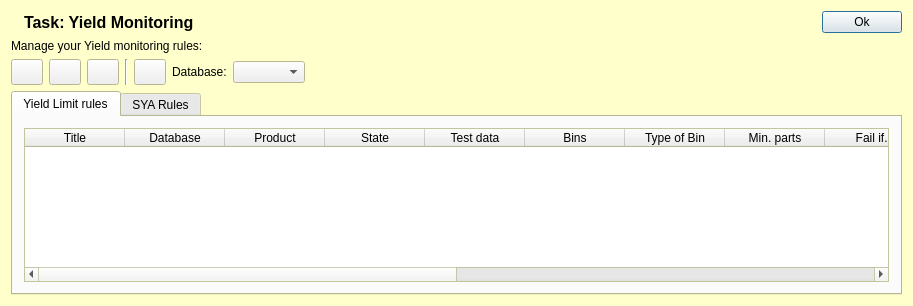
<?xml version="1.0" encoding="UTF-8"?>
<ui version="4.0">
 <class>monitor_rdb_yield_basedialog</class>
 <widget class="QDialog" name="monitor_rdb_yield_basedialog">
  <property name="geometry">
   <rect>
    <x>0</x>
    <y>0</y>
    <width>913</width>
    <height>306</height>
   </rect>
  </property>
  <property name="sizePolicy">
   <sizepolicy hsizetype="Preferred" vsizetype="Preferred">
    <horstretch>0</horstretch>
    <verstretch>0</verstretch>
   </sizepolicy>
  </property>
  <property name="palette">
   <palette>
    <active>
     <colorrole role="Base">
      <brush brushstyle="SolidPattern">
       <color alpha="255">
        <red>255</red>
        <green>255</green>
        <blue>255</blue>
       </color>
      </brush>
     </colorrole>
     <colorrole role="Window">
      <brush brushstyle="SolidPattern">
       <color alpha="255">
        <red>255</red>
        <green>255</green>
        <blue>204</blue>
       </color>
      </brush>
     </colorrole>
    </active>
    <inactive>
     <colorrole role="Base">
      <brush brushstyle="SolidPattern">
       <color alpha="255">
        <red>255</red>
        <green>255</green>
        <blue>255</blue>
       </color>
      </brush>
     </colorrole>
     <colorrole role="Window">
      <brush brushstyle="SolidPattern">
       <color alpha="255">
        <red>255</red>
        <green>255</green>
        <blue>204</blue>
       </color>
      </brush>
     </colorrole>
    </inactive>
    <disabled>
     <colorrole role="Base">
      <brush brushstyle="SolidPattern">
       <color alpha="255">
        <red>255</red>
        <green>255</green>
        <blue>204</blue>
       </color>
      </brush>
     </colorrole>
     <colorrole role="Window">
      <brush brushstyle="SolidPattern">
       <color alpha="255">
        <red>255</red>
        <green>255</green>
        <blue>204</blue>
       </color>
      </brush>
     </colorrole>
    </disabled>
   </palette>
  </property>
  <property name="windowTitle">
   <string>Schedule: Product Yield Monitoring</string>
  </property>
  <property name="windowIcon">
   <iconset resource="gex.qrc">
    <normaloff>:/gex/icons/gex_application_48x48.png</normaloff>:/gex/icons/gex_application_48x48.png</iconset>
  </property>
  <property name="autoFillBackground">
   <bool>true</bool>
  </property>
  <layout class="QGridLayout" name="gridLayout_2">
   <item row="0" column="0">
    <layout class="QHBoxLayout" name="horizontalLayout_2">
     <item>
      <widget class="QLabel" name="pixmapLabel1_2">
       <property name="pixmap">
        <pixmap resource="../gex.qrc">:/gex/icons/mo_yield_monitoring.png</pixmap>
       </property>
       <property name="scaledContents">
        <bool>true</bool>
       </property>
       <property name="wordWrap">
        <bool>false</bool>
       </property>
      </widget>
     </item>
     <item>
      <widget class="QLabel" name="TextLabel1">
       <property name="font">
        <font>
         <family>Ms Sans Serif</family>
         <pointsize>12</pointsize>
         <weight>75</weight>
         <bold>true</bold>
        </font>
       </property>
       <property name="text">
        <string>Task: Yield Monitoring</string>
       </property>
       <property name="wordWrap">
        <bool>false</bool>
       </property>
      </widget>
     </item>
     <item>
      <spacer name="horizontalSpacer_2">
       <property name="orientation">
        <enum>Qt::Horizontal</enum>
       </property>
       <property name="sizeHint" stdset="0">
        <size>
         <width>288</width>
         <height>20</height>
        </size>
       </property>
      </spacer>
     </item>
     <item>
      <widget class="QPushButton" name="pushButtonOk">
       <property name="text">
        <string>Ok</string>
       </property>
      </widget>
     </item>
    </layout>
   </item>
   <item row="1" column="0">
    <widget class="QLabel" name="textLabelTemplateFile">
     <property name="maximumSize">
      <size>
       <width>32767</width>
       <height>32767</height>
      </size>
     </property>
     <property name="text">
      <string>Manage your Yield monitoring rules:</string>
     </property>
     <property name="alignment">
      <set>Qt::AlignVCenter</set>
     </property>
     <property name="wordWrap">
      <bool>true</bool>
     </property>
    </widget>
   </item>
   <item row="2" column="0">
    <layout class="QHBoxLayout" name="horizontalLayout">
     <item>
      <widget class="QPushButton" name="buttonAddEntry">
       <property name="sizePolicy">
        <sizepolicy hsizetype="Fixed" vsizetype="Fixed">
         <horstretch>0</horstretch>
         <verstretch>0</verstretch>
        </sizepolicy>
       </property>
       <property name="minimumSize">
        <size>
         <width>32</width>
         <height>26</height>
        </size>
       </property>
       <property name="maximumSize">
        <size>
         <width>32</width>
         <height>26</height>
        </size>
       </property>
       <property name="toolTip">
        <string>Add new rule</string>
       </property>
       <property name="text">
        <string/>
       </property>
       <property name="icon">
        <iconset resource="../gex.qrc">
         <normaloff>:/gex/icons/script_new.png</normaloff>:/gex/icons/script_new.png</iconset>
       </property>
       <property name="iconSize">
        <size>
         <width>32</width>
         <height>32</height>
        </size>
       </property>
      </widget>
     </item>
     <item>
      <widget class="QPushButton" name="buttonEditEntry">
       <property name="sizePolicy">
        <sizepolicy hsizetype="Fixed" vsizetype="Fixed">
         <horstretch>0</horstretch>
         <verstretch>0</verstretch>
        </sizepolicy>
       </property>
       <property name="minimumSize">
        <size>
         <width>32</width>
         <height>26</height>
        </size>
       </property>
       <property name="maximumSize">
        <size>
         <width>32</width>
         <height>26</height>
        </size>
       </property>
       <property name="focusPolicy">
        <enum>Qt::TabFocus</enum>
       </property>
       <property name="toolTip">
        <string>Edit selected rule</string>
       </property>
       <property name="text">
        <string/>
       </property>
       <property name="icon">
        <iconset resource="../gex.qrc">
         <normaloff>:/gex/icons/properties.png</normaloff>:/gex/icons/properties.png</iconset>
       </property>
       <property name="iconSize">
        <size>
         <width>32</width>
         <height>32</height>
        </size>
       </property>
      </widget>
     </item>
     <item>
      <widget class="QPushButton" name="buttonDuplicateEnrty">
       <property name="sizePolicy">
        <sizepolicy hsizetype="Fixed" vsizetype="Fixed">
         <horstretch>0</horstretch>
         <verstretch>0</verstretch>
        </sizepolicy>
       </property>
       <property name="minimumSize">
        <size>
         <width>32</width>
         <height>26</height>
        </size>
       </property>
       <property name="maximumSize">
        <size>
         <width>32</width>
         <height>26</height>
        </size>
       </property>
       <property name="sizeIncrement">
        <size>
         <width>32</width>
         <height>26</height>
        </size>
       </property>
       <property name="toolTip">
        <string>Duplicate selected rule...</string>
       </property>
       <property name="text">
        <string/>
       </property>
       <property name="icon">
        <iconset resource="../gex.qrc">
         <normaloff>:/gex/icons/copy.png</normaloff>:/gex/icons/copy.png</iconset>
       </property>
       <property name="iconSize">
        <size>
         <width>32</width>
         <height>32</height>
        </size>
       </property>
      </widget>
     </item>
     <item>
      <widget class="Line" name="Line3">
       <property name="frameShape">
        <enum>QFrame::VLine</enum>
       </property>
       <property name="frameShadow">
        <enum>QFrame::Sunken</enum>
       </property>
      </widget>
     </item>
     <item>
      <widget class="QPushButton" name="buttonRemoveRule">
       <property name="sizePolicy">
        <sizepolicy hsizetype="Fixed" vsizetype="Fixed">
         <horstretch>0</horstretch>
         <verstretch>0</verstretch>
        </sizepolicy>
       </property>
       <property name="minimumSize">
        <size>
         <width>32</width>
         <height>26</height>
        </size>
       </property>
       <property name="maximumSize">
        <size>
         <width>32</width>
         <height>26</height>
        </size>
       </property>
       <property name="toolTip">
        <string>Discard selected rule</string>
       </property>
       <property name="text">
        <string/>
       </property>
       <property name="icon">
        <iconset resource="../gex.qrc">
         <normaloff>:/gex/icons/file_remove.png</normaloff>:/gex/icons/file_remove.png</iconset>
       </property>
       <property name="iconSize">
        <size>
         <width>32</width>
         <height>32</height>
        </size>
       </property>
      </widget>
     </item>
     <item>
      <widget class="QLabel" name="label">
       <property name="text">
        <string>Database:</string>
       </property>
      </widget>
     </item>
     <item>
      <widget class="QComboBox" name="comboBoxDatabase">
       <property name="toolTip">
        <string>All rules apply to this database only...</string>
       </property>
      </widget>
     </item>
     <item>
      <spacer name="horizontalSpacer">
       <property name="orientation">
        <enum>Qt::Horizontal</enum>
       </property>
       <property name="sizeHint" stdset="0">
        <size>
         <width>388</width>
         <height>23</height>
        </size>
       </property>
      </spacer>
     </item>
    </layout>
   </item>
   <item row="3" column="0">
    <widget class="QTabWidget" name="tabWidget">
     <property name="currentIndex">
      <number>0</number>
     </property>
     <widget class="QWidget" name="tabYieldLimits">
      <attribute name="title">
       <string>Yield Limit rules</string>
      </attribute>
      <attribute name="toolTip">
       <string>Create Yield monitoring tasks</string>
      </attribute>
      <layout class="QVBoxLayout" name="verticalLayout_3">
       <item>
        <widget class="QTableWidget" name="tableWidgetYieldLimits">
         <column>
          <property name="text">
           <string>Title</string>
          </property>
         </column>
         <column>
          <property name="text">
           <string>Database</string>
          </property>
         </column>
         <column>
          <property name="text">
           <string>Product</string>
          </property>
         </column>
         <column>
          <property name="text">
           <string>State</string>
          </property>
         </column>
         <column>
          <property name="text">
           <string>Test data</string>
          </property>
         </column>
         <column>
          <property name="text">
           <string>Bins</string>
          </property>
         </column>
         <column>
          <property name="text">
           <string>Type of Bin</string>
          </property>
         </column>
         <column>
          <property name="text">
           <string>Min. parts</string>
          </property>
         </column>
         <column>
          <property name="text">
           <string>Fail if...</string>
          </property>
         </column>
         <column>
          <property name="text">
           <string>Yield Limit (%)</string>
          </property>
         </column>
         <column>
          <property name="text">
           <string>Exception type</string>
          </property>
         </column>
         <column>
          <property name="text">
           <string>Email From</string>
          </property>
         </column>
         <column>
          <property name="text">
           <string>Email To</string>
          </property>
         </column>
         <column>
          <property name="text">
           <string>Email format</string>
          </property>
         </column>
         <column>
          <property name="text">
           <string>Message contents</string>
          </property>
         </column>
         <column>
          <property name="text">
           <string>Report location</string>
          </property>
         </column>
        </widget>
       </item>
      </layout>
     </widget>
     <widget class="QWidget" name="tabSyaRules">
      <attribute name="title">
       <string>SYA Rules</string>
      </attribute>
      <attribute name="toolTip">
       <string>Create Statistical Yield Analysis rules</string>
      </attribute>
      <layout class="QGridLayout" name="gridLayout">
       <item row="0" column="0">
        <widget class="QTableWidget" name="tableWidgetSYA">
         <column>
          <property name="text">
           <string>Title</string>
          </property>
         </column>
         <column>
          <property name="text">
           <string>Database</string>
          </property>
         </column>
         <column>
          <property name="text">
           <string>Product</string>
          </property>
         </column>
         <column>
          <property name="text">
           <string>State</string>
          </property>
         </column>
         <column>
          <property name="text">
           <string>Test data</string>
          </property>
         </column>
         <column>
          <property name="text">
           <string>Validity</string>
          </property>
         </column>
         <column>
          <property name="text">
           <string>Expires</string>
          </property>
         </column>
         <column>
          <property name="text">
           <string>Bins</string>
          </property>
         </column>
         <column>
          <property name="text">
           <string>Filtering</string>
          </property>
         </column>
         <column>
          <property name="text">
           <string>N1 value</string>
          </property>
         </column>
         <column>
          <property name="text">
           <string>N2 value</string>
          </property>
         </column>
         <column>
          <property name="text">
           <string>Min. Lots</string>
          </property>
         </column>
         <column>
          <property name="text">
           <string>Exception type</string>
          </property>
         </column>
         <column>
          <property name="text">
           <string>Email From</string>
          </property>
         </column>
         <column>
          <property name="text">
           <string>Email To</string>
          </property>
         </column>
         <column>
          <property name="text">
           <string>Email format</string>
          </property>
         </column>
         <column>
          <property name="text">
           <string>Message contents</string>
          </property>
         </column>
         <column>
          <property name="text">
           <string>Report location</string>
          </property>
         </column>
         <column>
          <property name="text">
           <string>SYL1 (LL)</string>
          </property>
         </column>
         <column>
          <property name="text">
           <string>SYL1 (HL)</string>
          </property>
         </column>
         <column>
          <property name="text">
           <string>SYL2 (LL)</string>
          </property>
         </column>
         <column>
          <property name="text">
           <string>SYL2 (HL)</string>
          </property>
         </column>
         <column>
          <property name="text">
           <string>SBL1 disabled (LL)</string>
          </property>
         </column>
         <column>
          <property name="text">
           <string>SBL1 disabled (HL)</string>
          </property>
         </column>
         <column>
          <property name="text">
           <string>SBL2 disabled (LL)</string>
          </property>
         </column>
         <column>
          <property name="text">
           <string>SBL2 disabled (HL)</string>
          </property>
         </column>
         <column>
          <property name="text">
           <string>IgnoreNullSigma</string>
          </property>
         </column>
         <column>
          <property name="text">
           <string>IgnoreOutliers</string>
          </property>
         </column>
         <column>
          <property name="text">
           <string>UseGrossDie</string>
          </property>
         </column>
         <column>
          <property name="text">
           <string>MinDataPoints</string>
          </property>
         </column>
        </widget>
       </item>
      </layout>
     </widget>
    </widget>
   </item>
  </layout>
 </widget>
 <layoutdefault spacing="6" margin="11"/>
 <tabstops>
  <tabstop>pushButtonOk</tabstop>
 </tabstops>
 <resources>
  <include location="../gex.qrc"/>
 </resources>
 <connections>
  <connection>
   <sender>buttonAddEntry</sender>
   <signal>clicked()</signal>
   <receiver>monitor_rdb_yield_basedialog</receiver>
   <slot>OnAddEntry()</slot>
   <hints>
    <hint type="sourcelabel">
     <x>41</x>
     <y>88</y>
    </hint>
    <hint type="destinationlabel">
     <x>57</x>
     <y>431</y>
    </hint>
   </hints>
  </connection>
  <connection>
   <sender>buttonEditEntry</sender>
   <signal>clicked()</signal>
   <receiver>monitor_rdb_yield_basedialog</receiver>
   <slot>OnEditEntry()</slot>
   <hints>
    <hint type="sourcelabel">
     <x>76</x>
     <y>83</y>
    </hint>
    <hint type="destinationlabel">
     <x>90</x>
     <y>431</y>
    </hint>
   </hints>
  </connection>
  <connection>
   <sender>buttonDuplicateEnrty</sender>
   <signal>clicked()</signal>
   <receiver>monitor_rdb_yield_basedialog</receiver>
   <slot>OnDuplicateEntry()</slot>
   <hints>
    <hint type="sourcelabel">
     <x>114</x>
     <y>84</y>
    </hint>
    <hint type="destinationlabel">
     <x>176</x>
     <y>425</y>
    </hint>
   </hints>
  </connection>
  <connection>
   <sender>buttonRemoveRule</sender>
   <signal>clicked()</signal>
   <receiver>monitor_rdb_yield_basedialog</receiver>
   <slot>OnDeleteEntry()</slot>
   <hints>
    <hint type="sourcelabel">
     <x>164</x>
     <y>88</y>
    </hint>
    <hint type="destinationlabel">
     <x>289</x>
     <y>413</y>
    </hint>
   </hints>
  </connection>
  <connection>
   <sender>pushButtonOk</sender>
   <signal>clicked()</signal>
   <receiver>monitor_rdb_yield_basedialog</receiver>
   <slot>accept()</slot>
   <hints>
    <hint type="sourcelabel">
     <x>1088</x>
     <y>34</y>
    </hint>
    <hint type="destinationlabel">
     <x>674</x>
     <y>74</y>
    </hint>
   </hints>
  </connection>
 </connections>
 <slots>
  <slot>OnAddEntry()</slot>
  <slot>OnEditEntry()</slot>
  <slot>OnDuplicateEntry()</slot>
  <slot>OnDeleteEntry()</slot>
  <slot>OnDisplayMode(int)</slot>
 </slots>
</ui>
